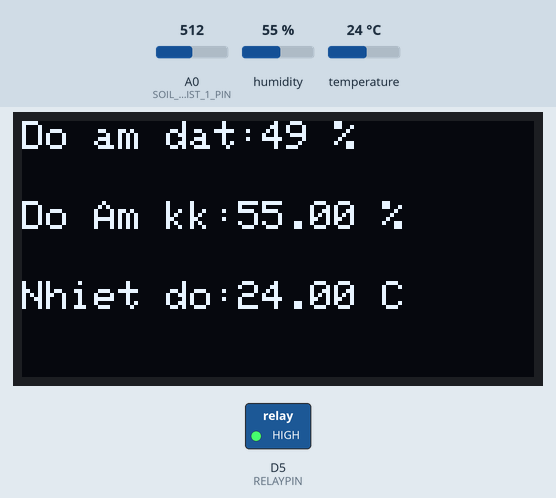
Bench run of a sketch on a simulated ESP8266 (NodeMCU). Shown: 128×64 one-colour display, switched loads named in the sketch (green lamp = pin HIGH). Inputs (shaded band) come from the test bench; at power-on: humidity 55 %, A0 (SOIL_MOIST_1_PIN) = 512, temperature 24 °C. WiFi joins after 1.5 s; servers stay silent unless stated; network time is answered at once with the bench clock; the local clock reads 2024-03-15 10:24:30 at power-on unless the sketch sets it; what the sketch prints to the serial monitor is not drawn.

Above: at 2.7 s.
2.8 s: humidity set to 22 %
At 6.2 s:
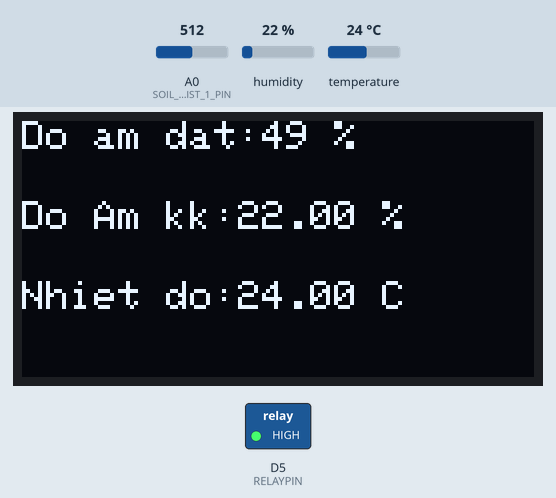
6.5 s: A0 (SOIL_MOIST_1_PIN) set to 716
At 7.5 s:
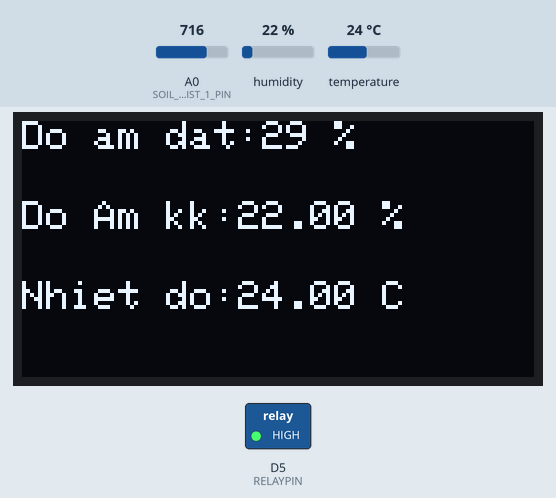
8.5 s: temperature set to 12 °C
At 11.6 s:
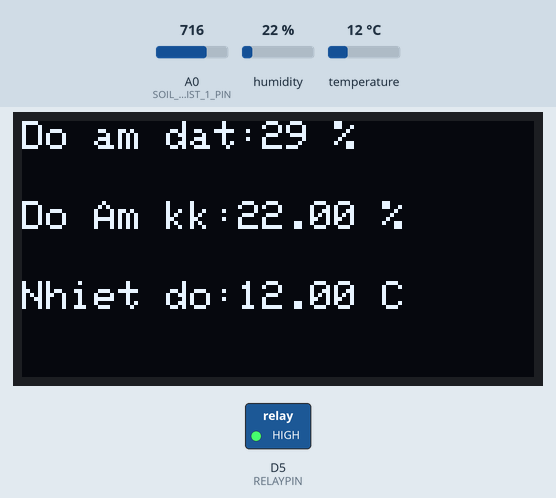
12.4 s: A0 (SOIL_MOIST_1_PIN) set to 900
At 14.1 s:
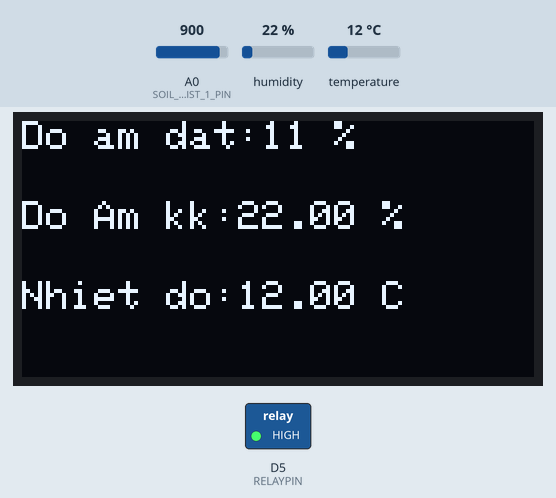
14.4 s: humidity set to 40 %
At 18.1 s:
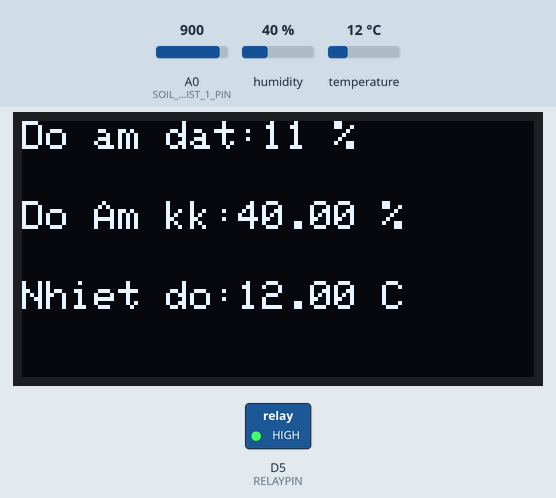
18.4 s: A0 (SOIL_MOIST_1_PIN) set to 1023
At 19.5 s:
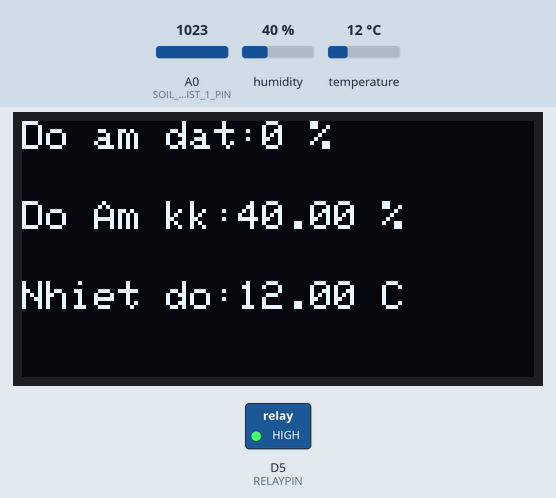
Timing chart, 0 to 21.3 s (numbered marks = the images above; inputs shaded):
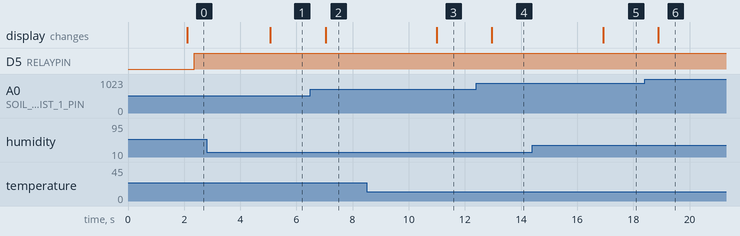

The sketch:

connectwifi.ino
```cpp
#include <ESP8266WiFi.h>
#include <SPI.h>
#include <Wire.h>
#include <Adafruit_SSD1306.h>
#include <DHT.h>
#include <SimpleTimer.h>
#include <NTPClient.h>
#include <WiFiUdp.h>

/** THÔNG TIN KẾT NỐI INTERNET */
String apiKey = "API_KEY";   // Mã API của ThingSpeak
const char *ssid = "tên_wifi";     // Tên wifi , VD: “Wifi vp”
const char *pass = "mật_khẩu";         // Mật khẩu wifi
const char* server = "api.thingspeak.com";

//Giờ bắt đầu và dừng tưới buổi sáng trong ngày (giờ)
int MORNING_START_WATER_TIME=7;
int MORNING_END_WATER_TIME=10;

//Giờ bắt đầu và dừng tưới buổi chiều trong ngày (giờ)
int EVEN_START_WATER_TIME=16;
int EVEN_END_WATER_TIME=18;

//Độ dài mỗi lần bơm (tính bằng giây 0s~59s)
int PUMB_ON_LENGTH = 30;
//Thời điểm bắt đầu bơm (tính theo phút 0p~59p) VD:  Với 10:05:00 đặt 10 thì 10:10:00 bắt đầu bơm trong 30s với biến PUMB_ON_LENGTH
int MINUTE_KICK = 0;

/* KHAI BÁO BIẾN */
#define SCREEN_WIDTH 128 // chiều rộng của OLED theo pixels
#define SCREEN_HEIGHT 64 // chiều cao của OLED theo pixels
#define OLED_RESET -1    // Reset pin # (or -1 if sharing Arduino reset pin)
#define DHTPIN D4        //vị trí kết nối cảm biến DHT11 với ESP8266
#define RELAYPIN D5      //Vị trí kết nối rơ le bật tắt bơm
#define SOIL_MOIST_1_PIN A0 // Chân PE4 nối với cảm biến độ ẩm
#define DRY_SOIL 66       //Độ ẩm là khô với giá trị 66
#define WET_SOIL 88       //Độ ẩm là ướt với giá trị 88
#define TIME_PUMP_ON  15  // Thời gian bật bơm nước
boolean PUMP_STATUS=0;     // Biến lưu trạng thái bơm >> 1:ON 0:OFF
int TIME_BTW=2;           //Khoảng cách thời gian giữa 2 lần tưới (giờ)
int currentHour=0;         //Giờ hiện tại
int currentMinute=0;       //Phút hiện tại
int currentSecond=0;       //Giây hiện tại
int soilMoist = 0;        //Độ ẩm của đất

/** KHỞI TẠO ĐỐI TƯỢNG **/
Adafruit_SSD1306 display(SCREEN_WIDTH, SCREEN_HEIGHT, &Wire, OLED_RESET);
WiFiUDP ntpUDP;
NTPClient timeClient(ntpUDP);
SimpleTimer timer;
WiFiClient client;
DHT dht(DHTPIN, DHT11);

/**
 * HÀM THIẾT LẬP TIẾN TRÌNH
 */
void setup() {
  Serial.begin(115200); // mở cổng serial, tần số từ 9600 bps
  display.begin(SSD1306_SWITCHCAPVCC, 0x3C); //khởi tạo I2C địa chỉ 0x3C (128x64)
  display.clearDisplay();
  pinMode(RELAYPIN, OUTPUT);
  dht.begin();
  WiFi.begin(ssid, pass);
  while (WiFi.status() != WL_CONNECTED){
    delay(500);
    Serial.print(".");
  }
  Serial.println("");
  Serial.println("Đã kết nối WiFi");
  timeClient.begin();
  timeClient.setTimeOffset(25200);//Múi giờ GMT+7 có giá trị TimeOffset là 25200
}

/**
 * VÒNG LẶP QUY TRÌNH
 */
void loop(){
  Serial.print("========================");
  Serial.println(timeClient.getFormattedTime());
  while(!timeClient.update()) {
    timeClient.forceUpdate();
  }
  currentHour = timeClient.getHours();
  currentMinute= timeClient.getMinutes();
  currentSecond= timeClient.getSeconds();

  float h = dht.readHumidity();
  float t = dht.readTemperature();

  Serial.print("Độ ẩm không khí: ");
  Serial.println(h);
  Serial.print("Nhiệt độ không khí: ");
  Serial.println(t);

  getSoilMoist();
  if(soilMoist> 100){
    display.setCursor(0,0);
    display.setTextSize(1);
    display.setTextColor(WHITE);
    display.print("Do am dat:");
    display.setTextSize(1);
    display.print("100%");
    display.setCursor(0,20);
    display.setTextSize(1);
    display.print("Do am KK:");
    display.setTextSize(1);
    display.print(h);
    display.println(" %");
    display.setCursor(0,40);
    display.setTextSize(1);
    display.print("Nhiet do:");
    display.setTextSize(1);
    display.print(t);
    display.println(" C");
    display.display();
    delay(250);
    display.clearDisplay();
  }else if(soilMoist<0){
    display.setCursor(0,0);
    display.setTextSize(1);
    display.setTextColor(WHITE);
    display.print("Do am dat:");
    display.setTextSize(1);
    display.println("0%");
    display.setCursor(0,20);
    display.setTextSize(1);
    display.print("Do am KK:");
    display.setTextSize(1);
    display.print(h);
    display.println(" %");
    display.setCursor(0,40);
    display.setTextSize(1);
    display.print("Nhiet do:");
    display.setTextSize(1);
    display.print(t);
    display.println(" C");
    display.display();
    delay(250);
    display.clearDisplay();
  }else if(soilMoist>=0 && soilMoist<= 100){
    display.setCursor(0,0);
    display.setTextSize(1);
    display.setTextColor(WHITE);
    display.print("Do am dat:");
    display.setTextSize(1);
    display.print(soilMoist);
    display.println(" %");
    display.setCursor(0,20);
    display.setTextSize(1);
    display.print("Do Am kk:");
    display.setTextSize(1);
    display.print(h);
    display.println(" %");
    display.setCursor(0,40);
    display.setTextSize(1);
    display.print("Nhiet do:");
    display.setTextSize(1);
    display.print(t);
    display.println(" C");
    display.display();
    delay(250);
    display.clearDisplay();
  }

  /**
   * KIỂM TRA ĐIỀU KIỆN
   * Để mỗi lần tưới là 30s. Mỗi ngày tưới trung bình 5 lần thì cần thỏa mãn điều kiện sau:
   * 1. Khoảng thời gian tưới trong giới hạn START_WATER_TIME đến END_WATER_TIME
   * 2. Giờ hiện tại chia hết cho 2
   * 3. Số phút bằng 0
   * 4. Số giây thỏa mãn nhỏ hơn hoặc bằng 25
   */

    Serial.print("CONDITION: ");
    Serial.print( (currentHour >= MORNING_START_WATER_TIME && currentHour <= MORNING_END_WATER_TIME) || (currentHour >= EVEN_START_WATER_TIME && currentHour <= EVEN_END_WATER_TIME) );
    Serial.print("||");
    Serial.print(currentHour >= MORNING_START_WATER_TIME && currentHour <= MORNING_END_WATER_TIME);
    Serial.print("||");
    Serial.print(currentHour >= EVEN_START_WATER_TIME && currentHour <= EVEN_END_WATER_TIME);
    Serial.print("||");
    Serial.print(currentHour % TIME_BTW == 0);
    Serial.print("||");
    Serial.println(currentMinute == MINUTE_KICK && currentSecond <= PUMB_ON_LENGTH);
    Serial.print("PUMP_STATUS: ");
    Serial.println(PUMP_STATUS);
    if( ( (currentHour >= MORNING_START_WATER_TIME && currentHour <= MORNING_END_WATER_TIME)
           || (currentHour >= EVEN_START_WATER_TIME && currentHour <= EVEN_END_WATER_TIME) ) && (currentMinute == MINUTE_KICK && currentSecond <= PUMB_ON_LENGTH)){
      Watering();
    }else{
      digitalWrite(RELAYPIN, HIGH);
      PUMP_STATUS=0;
    }

  /**
   * GỬI DỮ LIỆU ĐẾN MÁY CHỦ
   */
  if (client.connect(server, 80)){ //api.thingspeak.com
    String postStr = apiKey;
      postStr += "&field1=";
      postStr += String(soilMoist);
      postStr += "&field2=";
      postStr += String(h);
      postStr += "&field3=";
      postStr += String(t);
      postStr += "&field4=";
      postStr += String(PUMP_STATUS);
      postStr += "";
    client.print("POST /update HTTP/1.1\n");
    client.print("Host: api.thingspeak.com\n");
    client.print("Connection: close\n");
    client.print("X-THINGSPEAKAPIKEY: " + apiKey + "\n");
    client.print("Content-Type: application/x-www-form-urlencoded\n");
    client.print("Content-Length: ");
    client.print(postStr.length());
    client.print("\n\n");
    client.print(postStr);
  }
  client.stop();
}

/**
Hàm điều khiển bơm
 1.Khi độ ẩm nhỏ hơn DRY_SOIL(khô) thì máy bơm sẽ được BẬT
 2.Khi độ ẩm lớn hơn WET_SOIL(nước) hoặc nằm trong khoảng 66~88
 thì máy bơm sẽ được TẮT
**/
void Watering(void){
  Serial.println("AUTO RUN");
  if (soilMoist < DRY_SOIL){
    Serial.println("BẬT Bơm");
    turnPumpOn();
  }else if(soilMoist > WET_SOIL || DRY_SOIL < soilMoist < WET_SOIL){
    Serial.println("TẮT Bơm");
    turnPumpOff();
  }
  Serial.println("====================");
}

/***************************************************
* Bật bơm trong thời gian định sẵn
****************************************************/
void turnPumpOn(){
  PUMP_STATUS = 1;
  digitalWrite(RELAYPIN, LOW);
}
/***************************************************
* Tắt bơm trong thời gian định sẵn
****************************************************/
void turnPumpOff(){
  PUMP_STATUS = 0;
  digitalWrite(RELAYPIN, HIGH);
}

/***************************************************
* Hàm lấy thông tin độ ẩm của đất
****************************************************/
void getSoilMoist(void){
  int i = 0;
  soilMoist = 0;
  for (i = 0; i < 10; i++) {
    soilMoist += analogRead(SOIL_MOIST_1_PIN); //Đọc giá trị cảm biến độ ẩm đất
    delay(50);
  }
  soilMoist = soilMoist / (i);
  soilMoist = map(soilMoist, 1023, 0, 0, 100); //Ít nước:0%  ==> Nhiều nước 100%

  Serial.print("Độ ẩm đất hiện tại là: ");
  Serial.println(soilMoist);
}
```

Measured:
- after the input at 2.8 s, the display: changes after 2.3 s (image 1)
- after the input at 6.5 s, the display: changes after 0.54 s (image 2)
- after the input at 8.5 s, the display: changes after 2.5 s (image 3)
- after the input at 12.4 s, the display: changes after 0.56 s (image 4)
- after the input at 14.4 s, the display: changes after 2.5 s (image 5)
- after the input at 18.4 s, the display: changes after 0.48 s (image 6)
